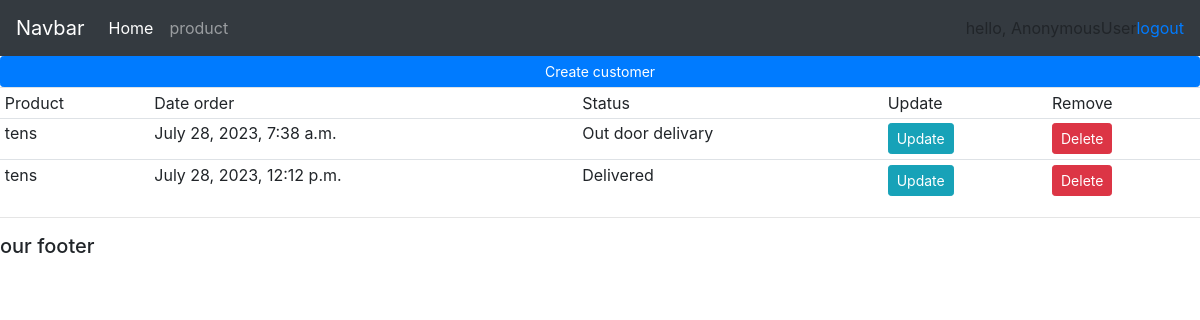
Screenshot of /customer/ with the database file from the repository.
### cmd1/models.py (models this page shows, shortened)
class Order(models.Model):
    STATUS =(
        ('Pending', 'Pending'),
        ('Out door delivary', 'Out door delivary'),
        ('Delivered', 'Delivered')
    )
    coustomer = models.ForeignKey(Customer, null=True, on_delete= models.SET_NULL)
    product = models.ForeignKey(Product, null=True, on_delete= models.SET_NULL)
    date_created = models.DateTimeField(auto_now_add=True, null=True)
    status = models.CharField(max_length=200, null=True, choices=STATUS)

class Product(models.Model):
    CATAGORY=(
        ('Indoor', 'Indoor'),
        ('Outdoor', 'Outdoor')
    )
    name = models.CharField(max_length=200, null=True)
    price = models.FloatField(null=True)
    catagory = models.CharField(max_length=200, null=True, choices=CATAGORY)
    description = models.CharField(max_length=200, null=True, blank=True)
    date_created = models.DateTimeField(auto_now_add=True, null=True)
    tags = models.ManyToManyField(Tag)
    def __str__(self):
        return self.name

### cmd1/views.py (the view)
# urls.py: path('customer/', views.customer, name="customer"),
def customer(request):
    customers = Customer.objects.all()
    orders = Order.objects.all()
    context = {'customers': customers, 'orders': orders}
    return render(request, "customer.html", context)

### cmd1/templates/customer.html
{% extends 'main.html' %}
{% block content %}
<div>
    <a class="btn btn-primary btn-sm btn-block" href="#">Create customer</a>
    <table class="table table-sm">
        <tr>
            <td>Product</td>
            <td>Date order</td>
            <td>Status</td>
            <td>Update</td>
            <td>Remove</td>
        </tr>
        {% for order in orders %}
            <tr>
                <td>{{order.product}}</td>
                <td>{{order.date_created}}</td>
                <td>{{order.status}}</td>
                <td><a class="btn btn-sm btn-info" href="{% url 'update_order' order.id %}">Update</a></td>
                <td><a class="btn btn-sm btn-danger" href="{% url 'delete_order' order.id %}">Delete</a></td>
            </tr>
        {%endfor%}
    </table>
</div>
{% endblock %}

### rows the page displays
Order: product "tens", date_created "July 28, 2023, 7:38 a.m.", status "Out door delivary"
Order: product "tens", date_created "July 28, 2023, 12:12 p.m.", status "Delivered"

### other values shown
{{ request.user }} "AnonymousUser"
